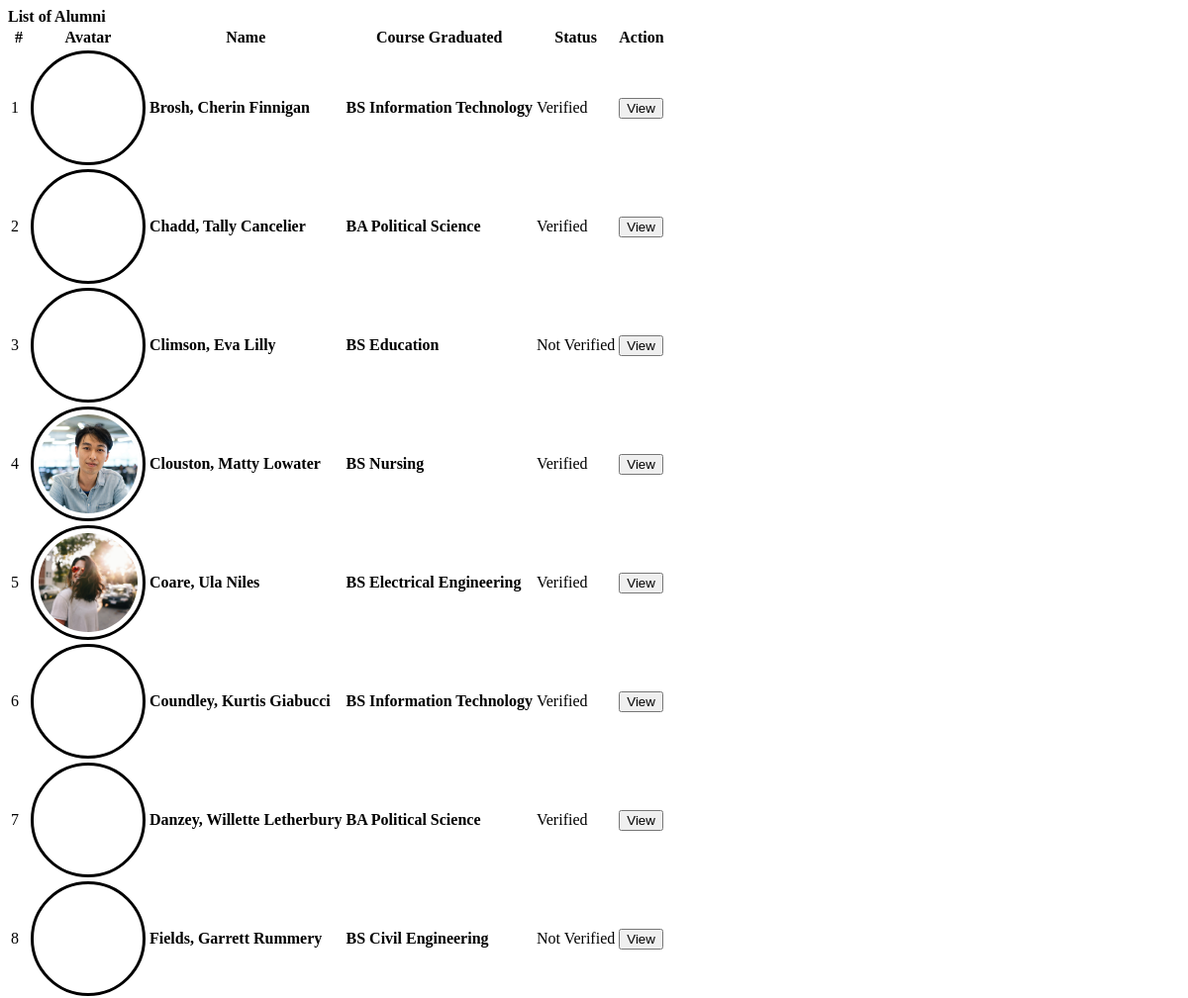
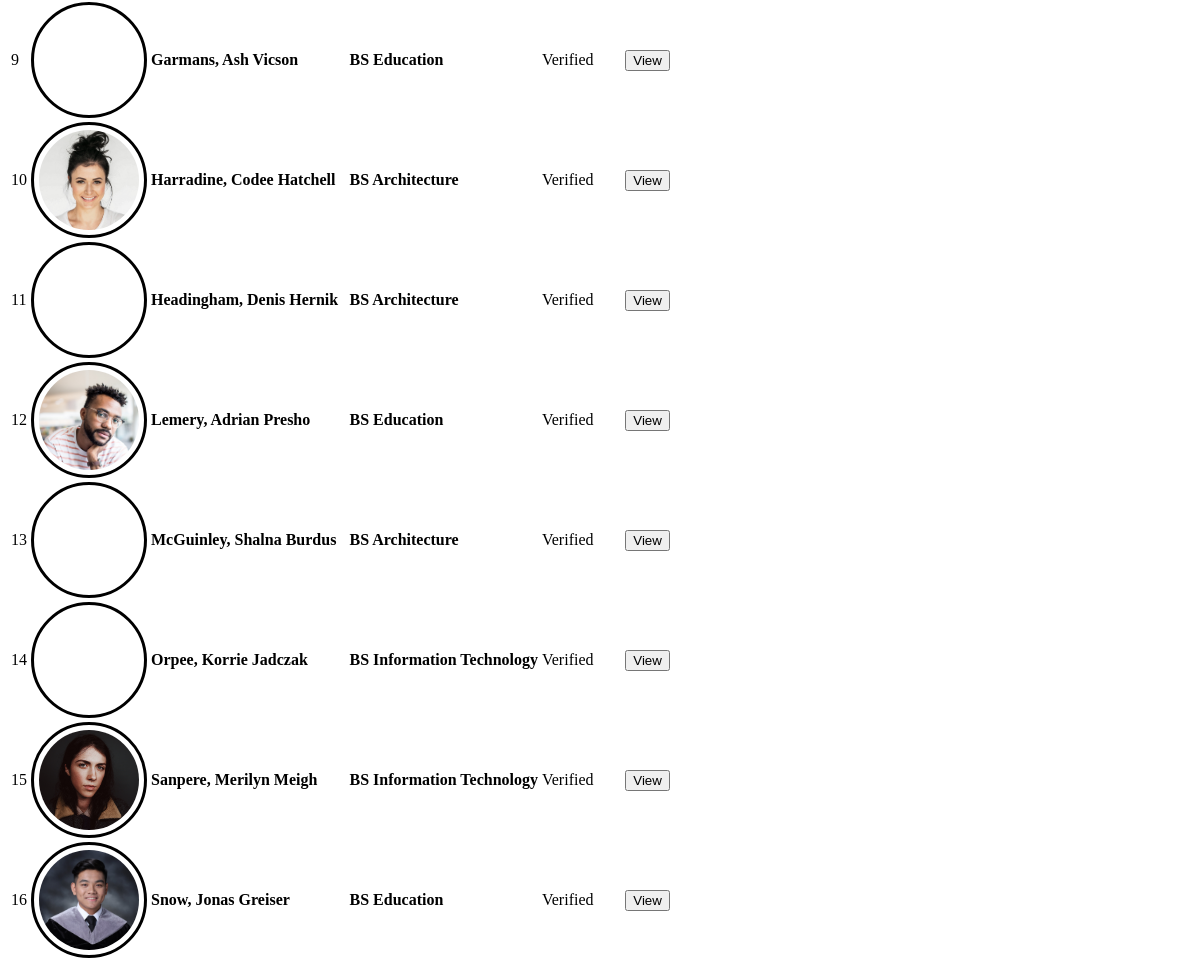
Screenshot of /admin/alumni.php with the database file from the repository (2 pictures, top to bottom).
### tables this page shows
CREATE TABLE `alumnus_bio` (
  `id` int(30) NOT NULL,
  `user_id` int(30) NOT NULL,
  `firstname` varchar(200) NOT NULL,
  `middlename` varchar(200) NOT NULL,
  `lastname` varchar(200) NOT NULL,
  `gender` varchar(10) NOT NULL,
  `batch` year(4) NOT NULL,
  `course_id` int(30) NOT NULL,
  `email` varchar(250) NOT NULL,
  `connected_to` text NOT NULL,
  `avatar` text NOT NULL,
  `status` enum('ACTIVE','INACTIVE') NOT NULL DEFAULT 'INACTIVE',
  `date_created` date NOT NULL DEFAULT current_timestamp()
);

CREATE TABLE `courses` (
  `id` int(30) NOT NULL,
  `course` text NOT NULL,
  `about` text NOT NULL
);

### admin/alumni.php (the view, shortened to what this page needs)
<?php include('db_connect.php'); ?>
<div class="container-fluid">
    <div class="col-lg-12">
        <div class="row">
            <div class="col-md-12">
                <div class="card">
                    <div class="card-header">
                        <b>List of Alumni</b>
                    </div>
                    <div class="card-body">
                        <table class="table table-condensed table-bordered table-hover">
                            <thead>
                            <tr>
                                <th class="text-center">#</th>
                                <th class="">Avatar</th>
                                <th class="">Name</th>
                                <th class="">Course Graduated</th>
                                <th class="">Status</th>
                                <th class="text-center">Action</th>
                            </tr>
                            </thead>
                            <tbody>
                            <?php
                            $i = 1;
                            $alumni = $conn->query("SELECT a.*,c.course,Concat(a.lastname,', ',a.firstname,' ',a.middlename) as name from alumnus_bio a inner join courses c on c.id = a.course_id order by Concat(a.lastname,', ',a.firstname,' ',a.middlename) asc");
                            while ($row = $alumni->fetch_assoc()):
                                ?>
                                <tr>
                                    <td class="text-center"><?php echo $i++ ?></td>
                                    <td class="text-center">
                                        <div class="avatar">
                                            <img src="assets/uploads/<?php echo $row['avatar'] ?>" class="" alt="">
                                        </div>
                                    </td>
                                    <td class="">
                                        <p><b><?php echo ucwords($row['name']) ?></b></p>
                                    </td>
                                    <td class="">
                                        <p><b><?php echo $row['course'] ?></b></p>
                                    </td>
                                    <td class="text-center">
                                        <?php if ($row['status'] == 'ACTIVE'): ?>
                                            <span class="badge badge-primary">Verified</span>
                                        <?php else: ?>
                                            <span class="badge badge-secondary">Not Verified</span>
                                        <?php endif; ?>
                                    </td>
                                    <td class="text-center">
                                        <button class="btn btn-sm btn-outline-primary view_alumni" type="button"
                                                data-id="<?php echo $row['id'] ?>">View
                                        </button>
                                    </td>
                                </tr>
                            <?php endwhile; ?>
                            </tbody>
                        </table>
                    </div>
                </div>
            </div>
        </div>
    </div>
</div>

### admin/alumni.php (style rules this page uses)
td { vertical-align: middle !important; }
td p { margin: unset }
img { max-width: 100px; max-height:: 150px; }
.avatar { display: flex; border-radius: 100%; width: 100px; height: 100px; align-items: center; justify-content: center; border: 3px solid; padding: 5px; }
.avatar img { max-width: calc(100%); max-height: calc(100%); border-radius: 100%; }

### rows the page displays
alumnus_bio: name "Brosh, Cherin Finnigan", course.course "BS Information Technology", status "Verified"
alumnus_bio: name "Chadd, Tally Cancelier", course.course "BA Political Science", status "Verified"
alumnus_bio: name "Climson, Eva Lilly", course.course "BS Education", status "Not Verified"
alumnus_bio: avatar (picture), name "Clouston, Matty Lowater", course.course "BS Nursing", status "Verified"
alumnus_bio: avatar (picture), name "Coare, Ula Niles", course.course "BS Electrical Engineering", status "Verified"
alumnus_bio: name "Coundley, Kurtis Giabucci", course.course "BS Information Technology", status "Verified"
alumnus_bio: name "Danzey, Willette Letherbury", course.course "BA Political Science", status "Verified"
alumnus_bio: name "Fields, Garrett Rummery", course.course "BS Civil Engineering", status "Not Verified"
alumnus_bio: name "Garmans, Ash Vicson", course.course "BS Education", status "Verified"
alumnus_bio: avatar (picture), name "Harradine, Codee Hatchell", course.course "BS Architecture", status "Verified"
alumnus_bio: name "Headingham, Denis Hernik", course.course "BS Architecture", status "Verified"
alumnus_bio: avatar (picture), name "Lemery, Adrian Presho", course.course "BS Education", status "Verified"
alumnus_bio: name "McGuinley, Shalna Burdus", course.course "BS Architecture", status "Verified"
alumnus_bio: name "Orpee, Korrie Jadczak", course.course "BS Information Technology", status "Verified"
alumnus_bio: avatar (picture), name "Sanpere, Merilyn Meigh", course.course "BS Information Technology", status "Verified"
alumnus_bio: avatar (picture), name "Snow, Jonas Greiser", course.course "BS Education", status "Verified"
